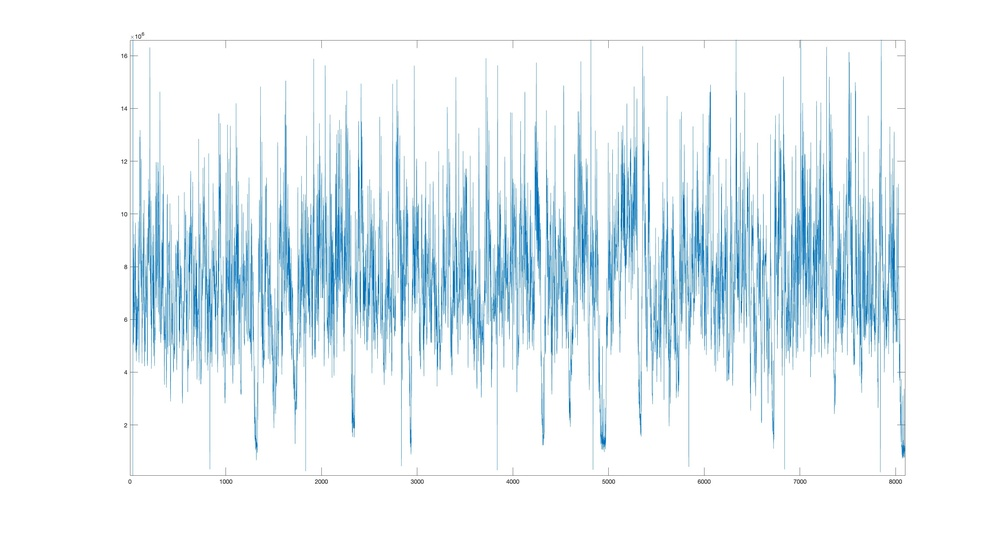
#> input picture envelope/plot-original-ivc.jpg, 1000 x 534 px, shrunk from 3360 x 1794 before the run
$ python temp.py
#> lines starting #> are read from the running program, lines starting #| are printed output that depends on the picture
import matplotlib.pyplot as plt
import matplotlib.image as mpimg

# Define the file paths for your two images
image1_path = 'envelope/plot-original-ivc.jpg'
image2_path = 'IVC_openpose_envelope/plot_with_openpose.jpg'

# Load the images
image1 = mpimg.imread(image1_path)
#> image1 is the input picture: shape (534, 1000, 3); mean R, G, B 231.7, 241.1, 245.5
image2 = mpimg.imread(image2_path)
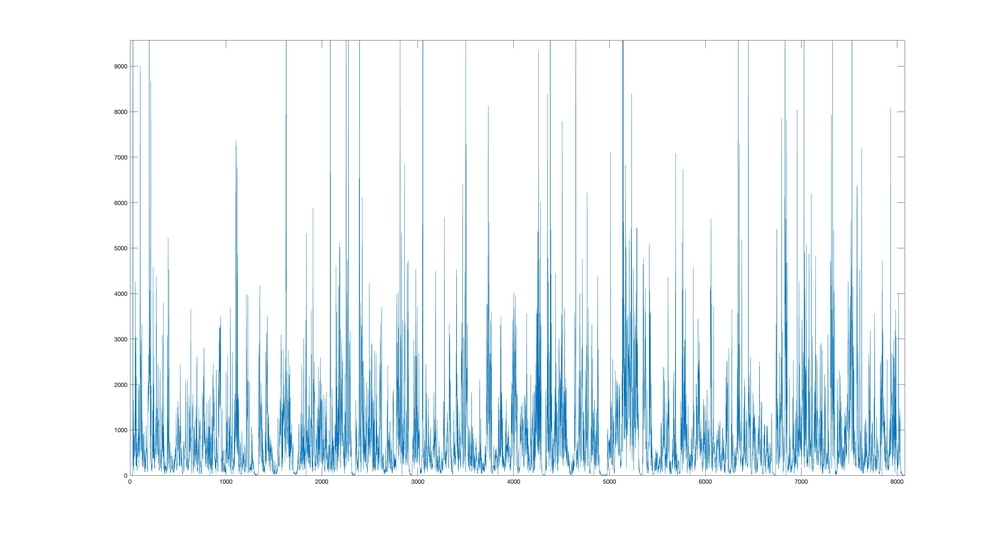
#> input picture IVC_openpose_envelope/plot_with_openpose.jpg, 1000 x 534 px, shrunk from 3360 x 1794 before the run
#> image2 is the input picture: shape (534, 1000, 3); mean R, G, B 235.9, 243.5, 247.1

# Create a subplot with 2 rows and 1 column
plt.subplot(2, 1, 1)
plt.imshow(image1)
plt.title(image1_path)

plt.axis('off')

plt.subplot(2, 1, 2)
plt.imshow(image2)
plt.title(image2_path)

plt.axis('off')

# Adjust spacing between plots for readability
plt.tight_layout()

# Display the combined plot
plt.show()
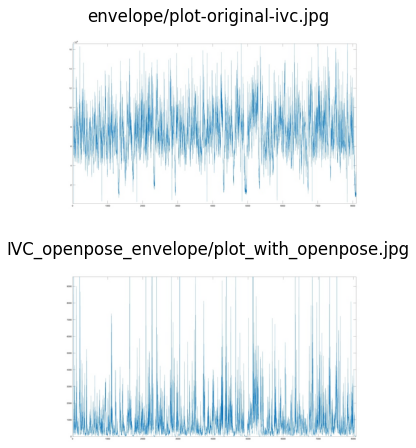
#> figure drawn by matplotlib, 2 panels
